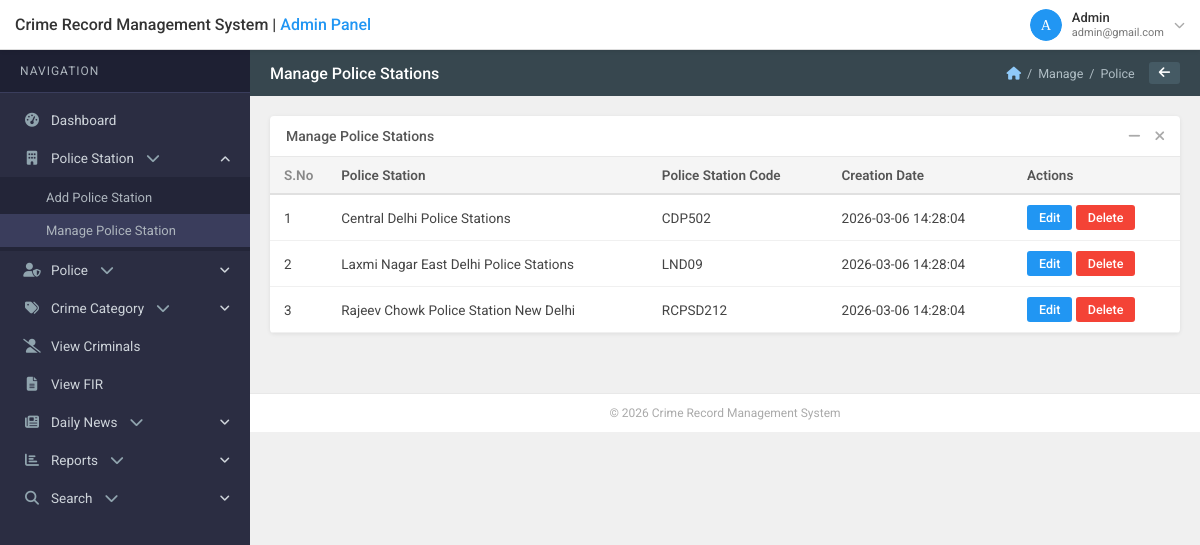
Page /reports/admin/manage-police-stations.php (signed in) on the committed database.
### tables this page shows
CREATE TABLE `tbl_policestation` (
  `id` int(11) NOT NULL,
  `PoliceStationName` varchar(200) NOT NULL,
  `PoliceStationCode` varchar(100) NOT NULL,
  `CreationDate` timestamp NOT NULL DEFAULT current_timestamp()
);

### reports/admin/manage-police-stations.php (the view, shortened to what this page needs)
<?php
require_once '../includes/config.php';
$stations = mysqli_query($con,"SELECT * FROM tbl_policestation ORDER BY id");
include '../includes/admin-header.php';
?>
<div class="card">
  <div class="card-title-bar">
    Manage Police Stations
    <div class="card-controls">
      <button><i class="fas fa-minus"></i></button>
      <button><i class="fas fa-times"></i></button>
    </div>
  </div>
  <div class="card-body" style="padding:0;">
    <div class="table-wrapper">
      <table class="crms-table">
        <thead>
          <tr>
            <th class="sno">S.No</th>
            <th>Police Station</th>
            <th>Police Station Code</th>
            <th>Creation Date</th>
            <th>Actions</th>
          </tr>
        </thead>
        <tbody>
          <?php $i=1; while($row=mysqli_fetch_assoc($stations)): ?>
          <tr id="row<?php echo $row['id']; ?>">
            <td><?php echo $i++; ?></td>
            <td><?php echo htmlspecialchars($row['PoliceStationName']); ?></td>
            <td><?php echo htmlspecialchars($row['PoliceStationCode']); ?></td>
            <td><?php echo $row['CreationDate']; ?></td>
            <td>
              <button class="btn btn-sm btn-edit" onclick="openEdit(<?php echo $row['id']; ?>,'<?php echo addslashes($row['PoliceStationName']); ?>','<?php echo addslashes($row['PoliceStationCode']); ?>')">Edit</button>
              <a href="manage-police-stations.php?del=<?php echo $row['id']; ?>" class="btn btn-sm btn-delete" onclick="return confirm('Delete this station?')">Delete</a>
            </td>
          </tr>
          <?php endwhile; ?>
        </tbody>
      </table>
    </div>
  </div>
</div>
<?php include '../includes/admin-footer.php'; ?>

### reports/css/style.css (style rules this page uses)
* { box-sizing:border-box; margin:0; padding:0; }
body { font-family:'Roboto',sans-serif; font-size:14px; background:#f0f0f0; color:#333; }
a { text-decoration:none; color:inherit; }
.card { background:#fff; border-radius:4px; box-shadow:0 1px 4px rgba(0,0,0,0.08); margin-bottom:20px; overflow:hidden; }
.card-body { padding:20px; }
.card-controls { display:flex; align-items:center; gap:4px; position:absolute; right:10px; top:50%; transform:translateY(-50%); }
.card-controls button { background:none; border:none; color:#aaa; cursor:pointer; font-size:14px; padding:2px 5px; }
.card-title-bar { position:relative; padding:12px 60px 12px 16px; font-size:14px; font-weight:500; color:#555; border-bottom:1px solid #e8e8e8; }
.table-wrapper { overflow-x:auto; }
table.crms-table { width:100%; border-collapse:collapse; font-size:13.5px; }
table.crms-table th { background:#f5f5f5; padding:10px 14px; text-align:left; font-weight:600; color:#555; border-bottom:2px solid #e0e0e0; white-space:nowrap; }
table.crms-table td { padding:10px 14px; border-bottom:1px solid #f0f0f0; vertical-align:middle; color:#444; }
table.crms-table .sno { width:50px; color:#888; }
.btn { display:inline-flex; align-items:center; gap:6px; padding:8px 18px; border:none; border-radius:3px; font-size:13.5px; font-family:'Roboto',sans-serif; cursor:pointer; font-weight:500; transition:all 0.2s; }
.btn-sm { padding:5px 12px; font-size:12.5px; }
.btn-edit { background:#2196F3; color:#fff; }
.btn-delete { background:#f44336; color:#fff; }

### rows in the picture
tbl_policestation: PoliceStationName "Central Delhi Police Stations", PoliceStationCode "CDP502", CreationDate "2026-03-06 14:28:04"
tbl_policestation: PoliceStationName "Laxmi Nagar East Delhi Police Stations", PoliceStationCode "LND09", CreationDate "2026-03-06 14:28:04"
tbl_policestation: PoliceStationName "Rajeev Chowk Police Station New Delhi", PoliceStationCode "RCPSD212", CreationDate "2026-03-06 14:28:04"

### other values in the picture
$admin_name "Admin"
$admin_email "admin@gmail.com"
$page_title "Manage Police Stations"
$b['label'] "Manage"
$b['label'] "Police"
